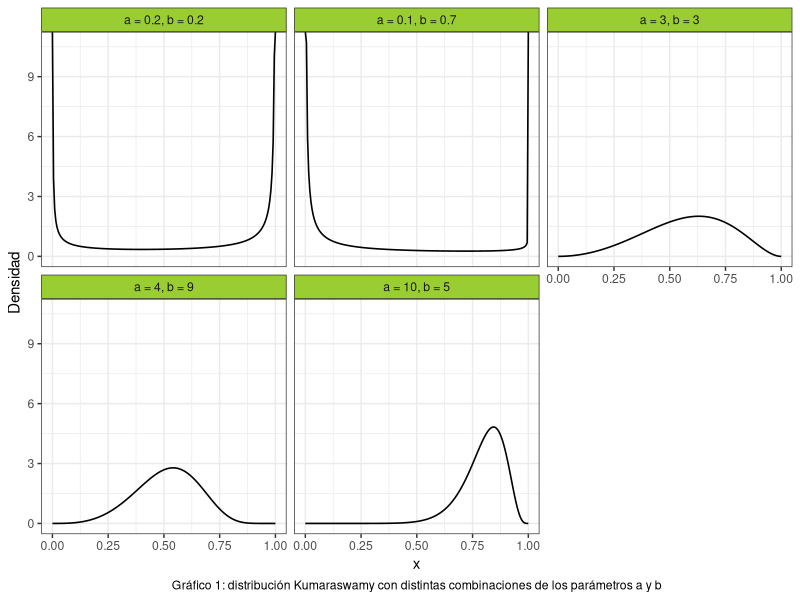
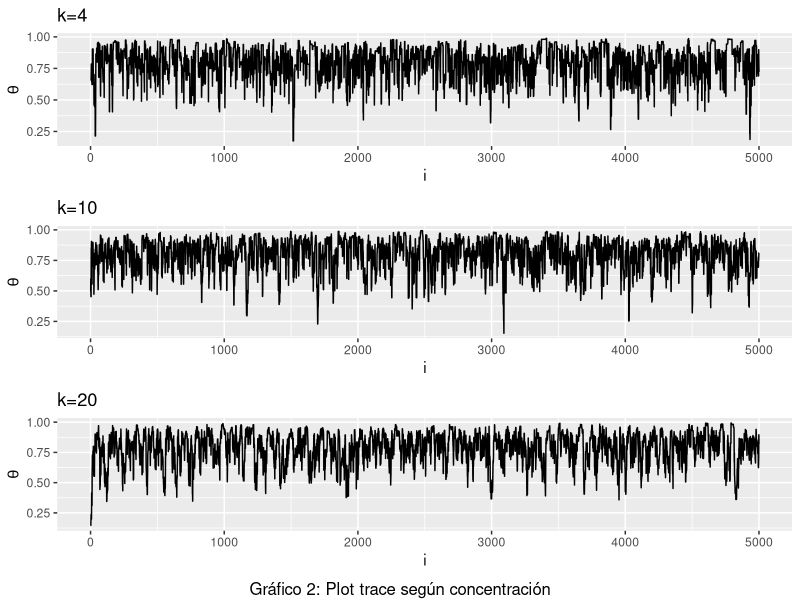
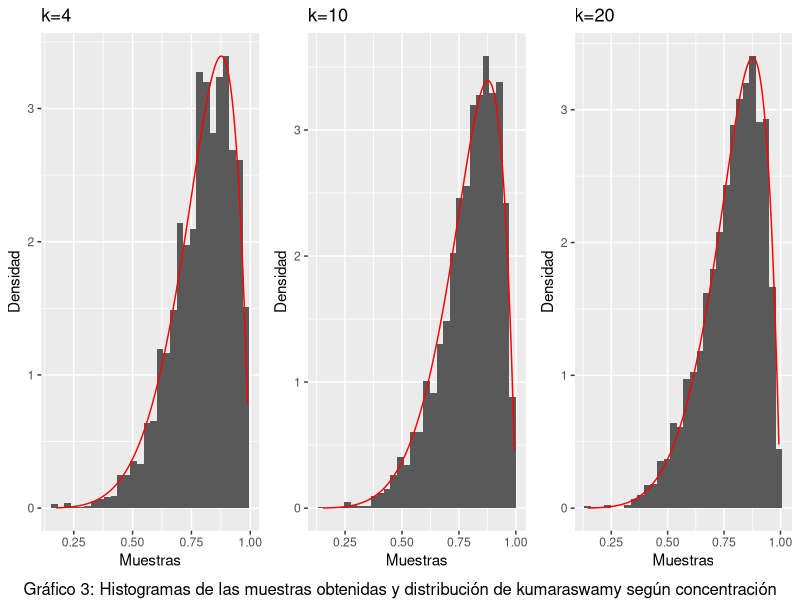
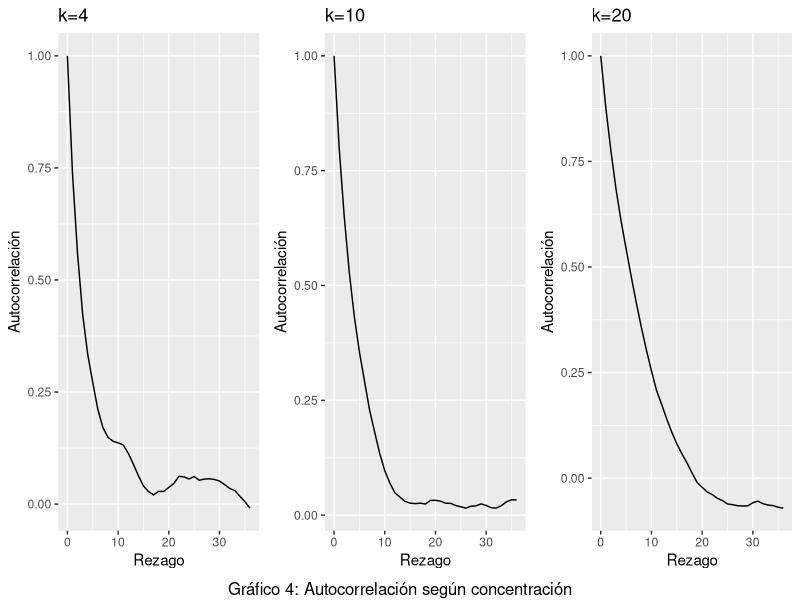
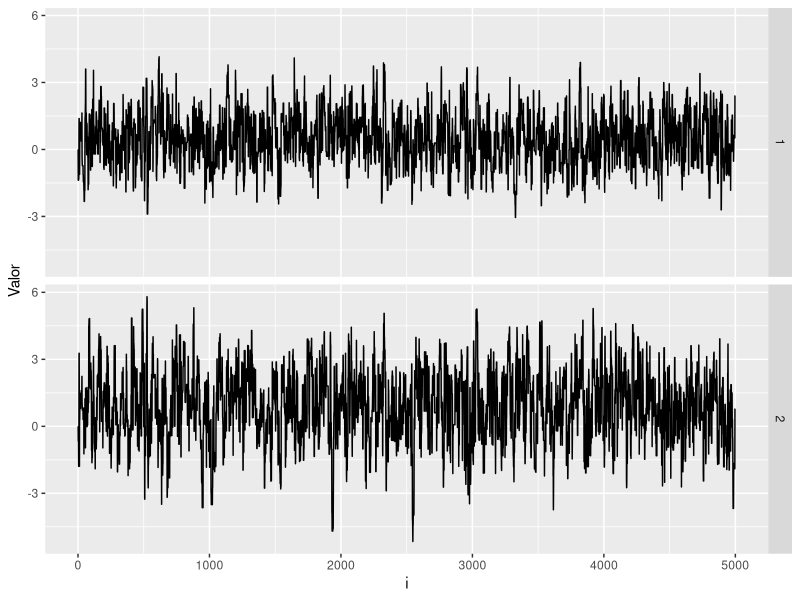
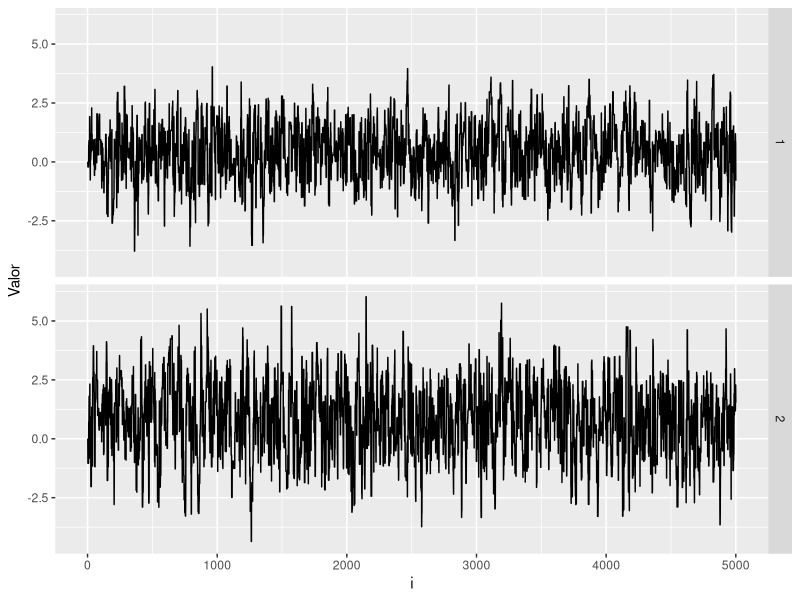
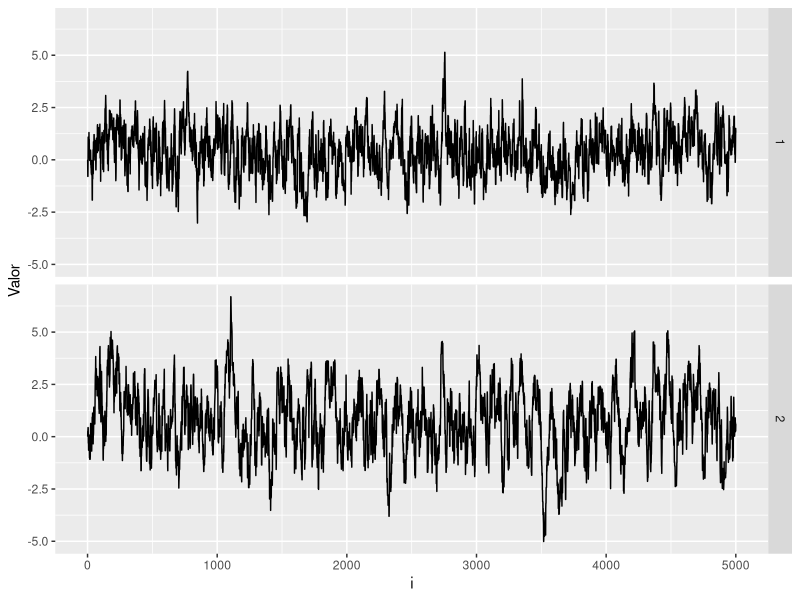
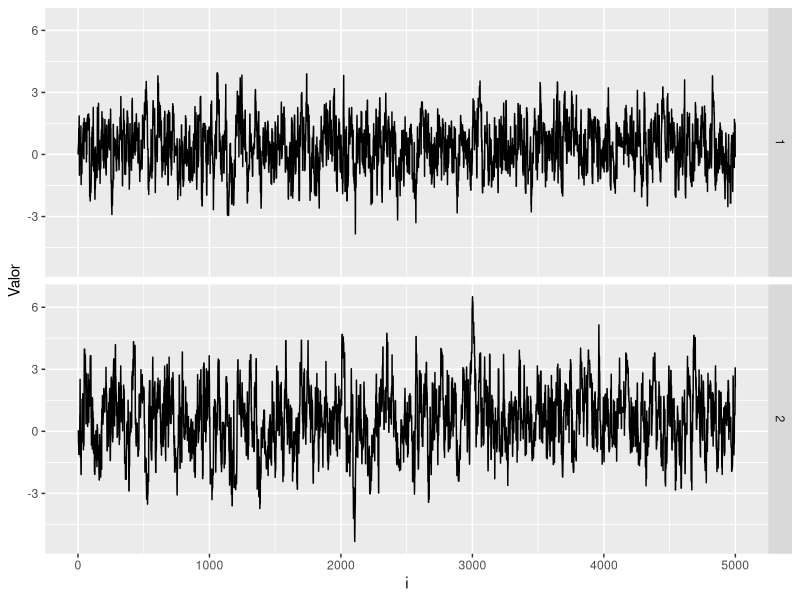

The R script that drew these images, in order:
## ---- chunk 1
#Librerias
library(ggplot2)
library(dplyr)
library(gridExtra)
library(kableExtra)
library(stats)
library(mvtnorm)
set.seed(394)
## ---- chunk 2

cant_saltos <- 0


sample_mh <- function(d_objetivo, r_propuesta, d_propuesta, p_inicial, n) {
  muestras <- matrix(nrow = n, ncol = length(p_inicial))
  muestras[1, ] <- p_inicial
  
  for(i in 2:n) {
    p_actual <- muestras[i-1,]
    p_nuevo <- r_propuesta(p_actual)
    
    f_nuevo <- d_objetivo(p_nuevo)
    f_actual <- d_objetivo(p_actual)
    
    q_actual <- d_propuesta(p_actual, mean = p_nuevo)
    q_nuevo <- d_propuesta(p_nuevo, mean = p_actual)
    
    alpha <- min(1, (f_nuevo/f_actual)*(q_actual/q_nuevo))
    aceptar <- rbinom(1, 1, alpha)
    
    if(aceptar) { 
      muestras[i,] <- p_nuevo
      cant_saltos <- cant_saltos + 1
      
    } else {
      muestras[i,] <- p_actual
    }
  }
  
  if (ncol(muestras) == 1) {
    muestras <- as.vector(muestras)
  } 
  return(list(muestras=muestras,cant_saltos=cant_saltos))
}

## ---- chunk 3
#Punto 2
# Crear grilla para los valores de "x"
grid_n <- 200
x_grid <- seq(0, 1, length.out = grid_n)

kumaraswamy <- function(x, a, b){
  a*b*(x^(a-1))*((1-(x^a))^(b-1))
}

a <- c(0.2, 0.1, 3, 4, 10)
b <- c(0.2, 0.7, 3, 9, 5)


#Creamos un data frame para graficar la distribución de Kumaraswamy:

data1 <- data.frame(
  Funcion = as.factor(rep(1:5, each = grid_n)),
  Densidad = numeric(5 * grid_n),
  Grilla = rep(x_grid, times = 5)
) 

#Completamos el data frame con las densidades:
for(i in 1:5) {
    indices <- seq(from = 1 + (i - 1) * 200, to = 200 + (i - 1) * 200)
    data1$Densidad[indices] <- kumaraswamy(x_grid, a[i], b[i])
}

# Asigno etiquetas para cada función de kumaraswamy
# levels(data1$Funcion) <- c(
#   expression(a ~ " = 0.2," ~ b ~ "= 0.2"),
#   expression(a ~ " = 0.1," ~ b ~ "= 0.7"),
#   expression(a ~ " = 3," ~ b ~ "= 3"),
#   expression(a ~ " = 4," ~ b ~ "= 9"),
#   expression(a ~ " = 10," ~ b ~ "= 5")
# )

levels(data1$Funcion) <- c("a = 0.2, b = 0.2",
                           "a = 0.1, b = 0.7",
                           "a = 3, b = 3",
                           "a = 4, b = 9",
                           "a = 10, b = 5")

ggplot(data = data1, aes(x = Grilla, y = Densidad)) +
  geom_line(size = 0.55) +
  facet_wrap(~Funcion) +
  theme_bw() +
  labs(x = "x",
       caption = "Gráfico 1: distribución Kumaraswamy con distintas combinaciones de los parámetros a y b") + 
  theme(
    strip.background = element_rect(fill = "olivedrab3"),
    plot.caption = element_text(hjust = 0.5)
  )

## ---- chunk 4
#Punto 3
concentracion3 <- c(4,10,20)
tabla3 <- data.frame ( 
  concentracion = rep(concentracion3, each = 5000),
  muestra = numeric(15000)
  )
tasa3 <- numeric(3)

for (i in 1:3) {
#Funciones a usar
d_objetivo3 <- function(x) kumaraswamy(x, 6, 2)
d_propuesta3 <- function(x, mean) dbeta(x, shape1 = mean * concentracion3[i], shape2 = (1-mean) * concentracion3[i])
r_propuesta3 <- function(x) rbeta(1, shape1 = x * concentracion3[i], shape2 = (1-x) * concentracion3[i])
#Donde x hace referencia a mu
n3 <- 5000
p_inicial3 <- rbeta(1,shape1=2,shape2=2)
funcion3 <- sample_mh(d_objetivo3, r_propuesta3, d_propuesta3, p_inicial3, n3)
indices <- seq(from = 1 + (i - 1) * 5000, to = 5000 + (i - 1) * 5000)
tabla3$muestra[indices] <- funcion3$muestras

tasa3[i] <- funcion3$cant_saltos/n3
} 

#Tasa de aceptacion
tabla3_2 <- data.frame(
  Concentracion = c("4","10","20"),
  Tasa_de_aceptacion = tasa3
) %>%
  kable() %>%
  kable_styling(bootstrap_options = c("striped","hover","condensed")) %>%
  add_footnote("Tabla 1: Tasa de aceptación")

print (tabla3_2)
## ---- chunk 5

#Gata peluda junta
# Agrego una columna con el orden de las muestras
tabla3$orden <- rep(1:5000, times = 3)
tabla3$concentracion <- as.factor(tabla3$concentracion) 


# Gráfico con múltiples líneas
grafico3_1 <- ggplot(data = tabla3, aes(x = orden, y = muestra, group = concentracion, color = concentracion)) +
  geom_line() +
  theme_bw() +
  labs(x = "x", y = "y", color = "Group", caption = "Gráfico: Trace plot para las 3 concentraciones") +
  theme(legend.position = "top")  



#Trace plots
plot_trace <- function(x){
  data.frame(x = seq_along(x), y = x) %>% 
    ggplot() +
    geom_line(aes(x = x, y = y))
}

grafico3_2 <- plot_trace(tabla3$muestra[1:5000]) +
              labs(x = "i", y = expression(theta), title = "k=4")
grafico3_3 <- plot_trace(tabla3$muestra[5001:10000]) +
              labs(x = "i", y = expression(theta), title = "k=10")
grafico3_4 <- plot_trace(tabla3$muestra[10001:15000]) +
              labs(x = "i", y = expression(theta), title = "k=20")

grid.arrange(grafico3_2,grafico3_3,grafico3_4, nrow=3, bottom ="Gráfico 2: Plot trace según concentración")
## ---- chunk 6

#Histogramas
plot_hist <- function(x, d_objetivo3) {
  x_seq <- seq(min(x), max(x), length.out = n3)
  df_hist <- data.frame(x = x)
  df_line <- data.frame(x = x_seq, y = d_objetivo3(x_seq))
  
  ggplot(df_hist)+
    geom_histogram(aes(x = x, y =after_stat(density))) +
    geom_line(aes(x = x, y = y), data = df_line, color = "red")
}

grafico3_5 <- plot_hist(tabla3$muestra[1:5000],d_objetivo3) +
  labs (title = "k=4", x = "Muestras", y = "Densidad")
grafico3_6 <- plot_hist(tabla3$muestra[5001:10000],d_objetivo3) +
  labs (title = "k=10", x = "Muestras", y = "Densidad")
grafico3_7 <- plot_hist(tabla3$muestra[10001:15000],d_objetivo3) +
  labs (title = "k=20", x = "Muestras", y = "Densidad")

grid.arrange(grafico3_5,grafico3_6,grafico3_7,nrow=1, bottom = "Gráfico 3: Histogramas de las muestras obtenidas y distribución de kumaraswamy según concentración")

## ---- chunk 7

#Graficos de autocorrelacion
plot_acf <- function(data, title) {
  acf_result <- acf(data, plot = FALSE)
  ggplot() +
    geom_line(aes(y = acf_result$acf, x = acf_result$lag)) +
    labs(title = title, x = "Rezago", y = "Autocorrelación")
}


grafico3_8 <- plot_acf(tabla3$muestra[1:5000], "k=4")
grafico3_9 <- plot_acf(tabla3$muestra[5001:10000], "k=10")
grafico3_10 <- plot_acf(tabla3$muestra[10001:15000], "k=20")

grid.arrange(grafico3_8,grafico3_9,grafico3_10,nrow=1,  bottom = "Gráfico 4: Autocorrelación según concentración") 

## ---- chunk 8
#Punto 4
muestra4_1 <- tabla3$muestra[1:5000]
muestra4_2 <- tabla3$muestra[5001:10000]
muestra4_3 <- tabla3$muestra[10001:15000]

#Calculo de la media y los percentiles 5 y 95 para X:
variable_x <- data.frame(
  Muestra = c("1", "2", "3"),
  Concentración = c("k=4", "k=10", "k=20"),
  Medias =  c(mean(muestra4_1), mean(muestra4_2), mean(muestra4_3)),
  Percentil_5 = c(quantile(muestra4_1, prob = c(0.05)),
                  quantile(muestra4_2, prob = c(0.05)),
                  quantile(muestra4_3, prob = c(0.05))
                  ),
  Percentil_95 = c(quantile(muestra4_1, prob = c(0.95)),
                  quantile(muestra4_2, prob = c(0.95)),
                  quantile(muestra4_3, prob = c(0.95))
                  )
) %>%
  kable() %>%
  kable_styling(bootstrap_options = c("striped","hover","condensed")) %>%
  add_footnote("Tabla 2: Media y percentiles de X")

print(variable_x)


## ---- chunk 9
#Cálculo de la media y los percentiles 5 y 95 para logit(X):
l_m1 <- log((muestra4_1/(1-muestra4_1)))
l_m2 <- log((muestra4_2/(1-muestra4_2)))
l_m3 <- log((muestra4_3/(1-muestra4_3)))



variable_logit_X <- data.frame(
  Muestra = c("1", "2", "3"),
  Concentración = c("k=4", "k=10", "k=20"),
  Medias = c(mean(l_m1), mean(l_m2), mean(l_m3)),
  Percentil_5 = c(quantile(l_m1, prob = c(0.05)),
                  quantile(l_m2, prob = c(0.05)),
                  quantile(l_m3, prob = c(0.05))
                  ),
  Percentil_95 = c(quantile(l_m1, prob = c(0.95)),
                  quantile(l_m2, prob = c(0.95)),
                  quantile(l_m3, prob = c(0.95))
                  )
) %>%
  kable() %>%
  kable_styling(bootstrap_options = c("striped","hover","condensed")) %>%
  add_footnote("Tabla 3: Media y percentiles de logit(X)")


print(variable_logit_X)


## ---- chunk 10
#Paso 7

# Funciones a utilizar

#1.Trace plot
plot_trace <- function(x, y) {
  n <- length(x)
  df <- data.frame(
    x = rep(1:n, 2),
    y = c(x,y),
    dimension = rep(1:2, each = n),
    parametro = factor(rep(1:2, each = n), labels = c("mu[1]", "mu[2]")) 
  )
  
  ggplot(df) + 
    geom_line(aes(x = x, y = y)) +
    facet_grid(rows = vars(dimension)) +
    labs(x = "i", y = "Valor", color = parse(text ="Parámetro"))
}

# Función para calcular el nombre del parámetro
nombre_parametro <- function(num) {
  if (num == 1) {
    return(expression(mu[1]))
  } else {
    return(expression(mu[2]))
  }
}

#2. Cálculo de R sombrero

W <- function(muestras) {
  
  mean(apply(muestras, 2, var))
 
}


B <-  function(muestras, M, S) {
  media_g <- mean(muestras)
  media_cadena <- mean(apply(muestras, 2, mean))
  
  
  b <- (S/(M-1))* sum((media_cadena-media_g)^2)
  #S = cantidad observaciones
  #M = cantidad muestras
  return(b)
}


r_hat <- function(x) {
  S <- nrow(x)
  M <- ncol(x)
  W <- W(x)
  B <- B(x, M, S)
  
  sqrt(((S/(S-1))*W + (1/S)*B)/W)
}

#3. Número efectivo de muestras
n_eff <- function(muestras){
  S <- length(muestras)
  autocorr <- acf(muestras, plot = F, lag = Inf)$acf
  limite <- which((autocorr < 0.001))[1] #sumamos hasta ese valor
  denom <- 1 + 2 * sum(autocorr[2:limite])
  
  S/denom
  
}


n7 <- 5000
funcion7_1 <- function(matriz_cov) {
    d_objetivo7 <- function(x) dmvnorm(x,c(0.4,0.75),matrix(c(1.35,0.4,0.4,2.4),nrow=2))
    d_propuesta7 <- function(x, mean) dmvnorm(x,mean = mean ,sigma = matriz_cov)
    r_propuesta7 <- function(x) rmvnorm(1, mean = x, sigma = matriz_cov)  


funcion7 <- sample_mh(d_objetivo7,r_propuesta7,d_propuesta7,c(0,0),n7)
muestra7 <- funcion7$muestras
grafico7_1 <- plot_trace(muestra7[,1],muestra7[,2])
r_sombrero <- r_hat(muestra7)
n_eff7_1 <- n_eff(muestra7[,1])
n_eff7_2 <- n_eff(muestra7[,2])
 return(list(grafico = grafico7_1, n1 = n_eff7_1, n2 = n_eff7_2, r = r_sombrero,
             muestra7 = muestra7))

}

#Evalucación de diferentes matrices de variancia y covariancia
matriz1 <- funcion7_1(matrix(c(2, 0.5, 0.5, 3), nrow = 2))
matriz2 <- funcion7_1(matrix(c(2, 0, 0, 3), nrow = 2))
matriz3 <- funcion7_1(matrix(c(0.4, 0, 0, 0.4), nrow = 2))
matriz4 <- funcion7_1(matrix(c(1, 0, 0, 1), nrow = 2))
matriz5 <- funcion7_1(matrix(c(5, 0, 0, 6), nrow = 2))

matriz1$grafico
matriz2$grafico
matriz3$grafico
matriz4$grafico
matriz5$grafico

tabla <- data.frame(
  Matriz = c("1", "2", "3", "4", "5"),
  Num_efectivo_p1 = trunc(c(matriz1$n1, matriz2$n1, matriz3$n1, matriz4$n1, matriz5$n1)),
  Num_efectivo_p2 = trunc(c(matriz1$n2, matriz2$n2, matriz3$n2, matriz4$n2, matriz5$n2)),
  R_sombrero = c(matriz1$r, matriz2$r, matriz3$r, matriz4$r, matriz5$r)
)
print(tabla)
#Nos quedariamos con la ultima matriz.
## ---- chunk 11
#Punto 8: se calculan las probabilidades con la última matriz de var y cov.
muestra7 <- as.data.frame(matriz5$muestra7)
colnames(muestra7) <- c("X", "Y")

#Probabilidades estimadas
#Probabilidad n°1:
prob1 <- muestra7 %>% 
  filter(X > 1) %>% 
  count(Y < 0)

prob1$n[2]/(n7)


#Probabilidad n°2:
prob2 <- muestra7 %>% 
  filter(X > 1) %>% 
  count(Y > 2)

prob2$n[2]/(n7)



#Probabilidad n°3:
prob3 <- muestra7 %>% 
  filter(X > 0.4) %>% 
  count(Y > 0.75)

prob3$n[2]/(n7)



#Probabilidades reales:

#Probabilidad n°1:
pmvnorm(lower = c(1, -Inf), upper = c(Inf, 0), 
        mean = c(0.4, 0.75), sigma = matrix(c(1.35, 0.4, 0.4, 2.4), nrow = 2))

#Cómo funcionan "lower" y "upper"? 
#"lower" es un vector que indica los limites inferiores de cada variable: 1 para X y -Infinito para Y; "upper" funciona de manera igual.


#Probabilidad n°2:
pmvnorm(lower = c(1, 2), upper = c(Inf, Inf), 
        mean = c(0.4, 0.75), sigma = matrix(c(1.35, 0.4, 0.4, 2.4), nrow = 2))



#Probabilidad n°3:
pmvnorm(lower = c(0.4, 0.75), upper = c(Inf, Inf), 
        mean = c(0.4, 0.75), sigma = matrix(c(1.35, 0.4, 0.4, 2.4), nrow = 2))


## ---- chunk 12
#Punto 9

p_estrella <- function(x, a, b){
  exp(-((((a - x[1])^2) + b * ((x[2] - x[1])^2))^2))
}



n9 <- 5000

funcion9_1 <- function(matriz_cov) {
    d_objetivo9 <- function(x) p_estrella(x, 0.5, 5)
    d_propuesta9 <- function(x, mean) dmvnorm(x, mean = mean, sigma = matriz_cov)
    r_propuesta9 <- function(x) rmvnorm(1, mean = x, sigma = matriz_cov)  
    
    funcion9 <- sample_mh(d_objetivo9,r_propuesta9,d_propuesta9,c(0,0),n9)
    muestra9 <- funcion9$muestras
    grafico9_1 <- plot_trace(muestra9[,1],muestra9[,2])
    
    n_eff9_1 <- n_eff(muestra9[,1])
    n_eff9_2 <- n_eff(muestra9[,2])
    tasa9 <- funcion9$cant_saltos/n9
    autocorr_1 <- acf(muestra9[,1], plot = F)
    autocorr_2 <- acf(muestra9[,2], plot = F)
    
    return(list(grafico = grafico9_1, n1 = n_eff9_1, n2 = n_eff9_2,
             muestra9 = muestra9, tasa9 = tasa9, autocorr_p1 = autocorr_1,
             autocorr_p2 = autocorr_2))

}


matriz1 <- funcion9_1(matrix(c(0.3, 0.1, 0.1, 0.2), nrow = 2))
matriz2 <- funcion9_1(matrix(c(2, 0, 0, 2), nrow = 2))
matriz3 <- funcion9_1(matrix(c(4, 1, 1, 4), nrow = 2))



grafico9_1_1 <- ggplot()+
  geom_line(aes(y = matriz1$autocorr_p1$acf, x = matriz1$autocorr_p1$lag)) +
  labs (title = "Autocorrelación para 'a' ", x = "Rezago", y = "Autocorrelación")

grafico9_1_2 <- ggplot()+
  geom_line(aes(y = matriz1$autocorr_p2$acf, x = matriz1$autocorr_p2$lag)) +
  labs (title = "Autocorrelación para 'b' ", x = "Rezago", y = "Autocorrelación")


grafico9_2_1 <- ggplot()+
  geom_line(aes(y = matriz2$autocorr_p1$acf, x = matriz2$autocorr_p1$lag)) +
  labs (title = "Autocorrelación para 'a' ", x = "Rezago", y = "Autocorrelación")

grafico9_2_2 <- ggplot()+
  geom_line(aes(y = matriz2$autocorr_p2$acf, x = matriz2$autocorr_p2$lag)) +
  labs (title = "Autocorrelación para 'b' ", x = "Rezago", y = "Autocorrelación")

grafico9_3_1 <- ggplot()+
  geom_line(aes(y = matriz3$autocorr_p1$acf, x = matriz3$autocorr_p1$lag)) +
  labs (title = "Autocorrelación para 'a' ", x = "Rezago", y = "Autocorrelación")


grafico9_3_2 <- ggplot()+
  geom_line(aes(y = matriz3$autocorr_p2$acf, x = matriz3$autocorr_p2$lag)) +
  labs (title = "Autocorrelación para 'b' ", x = "Rezago", y = "Autocorrelación")
## ---- chunk 13
grid.arrange(matriz1$grafico, matriz3$grafico, ncol= 2)

tasas <- data.frame(
  Matriz = c("1", "2", "3"),
  Tasa = c(matriz1$tasa9, matriz2$tasa9, matriz3$tasa9)
)


grid.arrange(grafico9_1_1, grafico9_2_1, grafico9_3_1, ncol = 3)
grid.arrange(grafico9_1_2, grafico9_2_2, grafico9_3_2, ncol = 3)
## ---- chunk 14
#Punto 10
muestra9 <- as.data.frame(matriz1$muestra9)
colnames(muestra9) <- c("X", "Y")

#Probabilidades estimadas
#Probabilidad n°1:
prob1 <- muestra9 %>% 
  filter(X > 0 & X < 1 ) %>% 
  count(Y < 1 & Y > 0)

prob1$n[2]/(n9)



#Probabilidad n°2:
prob2 <- muestra9 %>% 
  filter(X > -1 & X < 0 ) %>% 
  count(Y < 1 & Y > 0)

prob2$n[2]/(n9)




#Probabilidad n°3:
prob3 <- muestra9 %>% 
  filter(X > 1 & X < 2 ) %>% 
  count(Y < 3 & Y > 2)

prob3$n[2]/(n9)
## ---- chunk 15
# Punto 11
# Calculo P(0<X1<1, 0<X2<1)

k <- 10000
u <- matrix(runif(k*2), ncol = 2)
p_estrella_eval <- numeric(k)

for (i in 1:k) {
  p_estrella_eval[i] <- p_estrella(u[i,], 0.5, 5)
}

rdo_prob1 <- mean(p_estrella_eval)

# Calculo P(-1<X1<0, 0<X2<1)

u <- matrix(c(runif(k, min = -1, max = 0),
              runif(k, min = 0, max = 1)),
            ncol = 2)

for (i in 1:k) {
  p_estrella_eval[i] <- p_estrella(u[i,], 0.5, 5)
}

rdo_prob2 <- mean(p_estrella_eval)

# Calculo P(1<X1<2, 2<X2<3)

u <- matrix(c(runif(k, min = 1, max = 2),
              runif(k, min = 2, max = 3)),
            ncol = 2)

for (i in 1:k) {
  p_estrella_eval[i] <- p_estrella(u[i,], 0.5, 5)
}

rdo_prob3 <- mean(p_estrella_eval)
